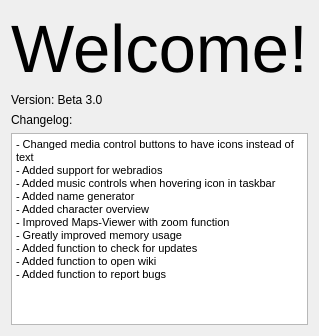
      <widget class="QWidget" name="pageWelcome">
       <layout class="QVBoxLayout" name="verticalLayout_7">
        <item>
         <widget class="QLabel" name="label_3">
          <property name="maximumSize">
           <size>
            <width>16777215</width>
            <height>100</height>
           </size>
          </property>
          <property name="font">
           <font>
            <pointsize>50</pointsize>
            <weight>50</weight>
            <italic>false</italic>
            <bold>false</bold>
            <underline>false</underline>
            <strikeout>false</strikeout>
            <stylestrategy>PreferAntialias</stylestrategy>
            <kerning>true</kerning>
           </font>
          </property>
          <property name="text">
           <string>Welcome!</string>
          </property>
          <property name="alignment">
           <set>Qt::AlignLeading|Qt::AlignLeft|Qt::AlignTop</set>
          </property>
         </widget>
        </item>
        <item>
         <layout class="QHBoxLayout" name="horizontalLayout_11">
          <item>
           <layout class="QVBoxLayout" name="verticalLayout_8">
            <item>
             <widget class="QLabel" name="label_4">
              <property name="text">
               <string>Version: Beta 3.0</string>
              </property>
             </widget>
            </item>
            <item>
             <widget class="QLabel" name="label_10">
              <property name="text">
               <string>Changelog:</string>
              </property>
             </widget>
            </item>
            <item>
             <widget class="QTextEdit" name="textEdit_4">
              <property name="html">
               <string>&lt;!DOCTYPE HTML PUBLIC &quot;-//W3C//DTD HTML 4.0//EN&quot; &quot;http://www.w3.org/TR/REC-html40/strict.dtd&quot;&gt;
&lt;html&gt;&lt;head&gt;&lt;meta name=&quot;qrichtext&quot; content=&quot;1&quot; /&gt;&lt;style type=&quot;text/css&quot;&gt;
p, li { white-space: pre-wrap; }
&lt;/style&gt;&lt;/head&gt;&lt;body style=&quot; font-family:'MS Shell Dlg 2'; font-size:8.25pt; font-weight:400; font-style:normal;&quot;&gt;
&lt;p style=&quot; margin-top:0px; margin-bottom:0px; margin-left:0px; margin-right:0px; -qt-block-indent:0; text-indent:0px;&quot;&gt;- Changed media control buttons to have icons instead of text&lt;/p&gt;
&lt;p style=&quot; margin-top:0px; margin-bottom:0px; margin-left:0px; margin-right:0px; -qt-block-indent:0; text-indent:0px;&quot;&gt;- Added support for webradios&lt;/p&gt;
&lt;p style=&quot; margin-top:0px; margin-bottom:0px; margin-left:0px; margin-right:0px; -qt-block-indent:0; text-indent:0px;&quot;&gt;- Added music controls when hovering icon in taskbar&lt;/p&gt;
&lt;p style=&quot; margin-top:0px; margin-bottom:0px; margin-left:0px; margin-right:0px; -qt-block-indent:0; text-indent:0px;&quot;&gt;- Added name generator&lt;/p&gt;
&lt;p style=&quot; margin-top:0px; margin-bottom:0px; margin-left:0px; margin-right:0px; -qt-block-indent:0; text-indent:0px;&quot;&gt;- Added character overview&lt;/p&gt;
&lt;p style=&quot; margin-top:0px; margin-bottom:0px; margin-left:0px; margin-right:0px; -qt-block-indent:0; text-indent:0px;&quot;&gt;- Improved Maps-Viewer with zoom function&lt;/p&gt;
&lt;p style=&quot; margin-top:0px; margin-bottom:0px; margin-left:0px; margin-right:0px; -qt-block-indent:0; text-indent:0px;&quot;&gt;- Greatly improved memory usage&lt;/p&gt;
&lt;p style=&quot; margin-top:0px; margin-bottom:0px; margin-left:0px; margin-right:0px; -qt-block-indent:0; text-indent:0px;&quot;&gt;- Added function to check for updates&lt;/p&gt;
&lt;p style=&quot; margin-top:0px; margin-bottom:0px; margin-left:0px; margin-right:0px; -qt-block-indent:0; text-indent:0px;&quot;&gt;- Added function to open wiki&lt;/p&gt;
&lt;p style=&quot; margin-top:0px; margin-bottom:0px; margin-left:0px; margin-right:0px; -qt-block-indent:0; text-indent:0px;&quot;&gt;- Added function to report bugs&lt;/p&gt;&lt;/body&gt;&lt;/html&gt;</string>
              </property>
             </widget>
            </item>
           </layout>
          </item>
         </layout>
        </item>
       </layout>
      </widget>
